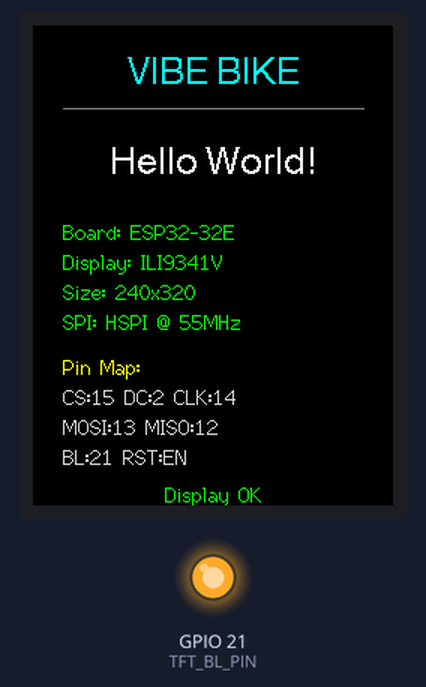
This sketch was run on a simulated ESP32. On the bench: 240×320 colour display, output pins drawn as LEDs (lit = HIGH). What the sketch prints to the serial monitor is not drawn.

Above: at 0.3 s.

The sketch:

hello_world.ino
```cpp
// hello_world.ino — VB-006: Display Hello World on ESP32-32E 2.8" ILI9341V
// Verifies TFT_eSPI config and display wiring are correct.
// Board: ESP32-32E with ILI9341V (240x320)
// Build: arduino-cli compile -b esp32:esp32:esp32 firmware/hello_world

#include <TFT_eSPI.h>

TFT_eSPI tft = TFT_eSPI();

// Backlight pin
#define TFT_BL_PIN 21

void setup() {
  Serial.begin(115200);
  Serial.println("VB-006: Hello World Display Test");

  // Turn on backlight
  pinMode(TFT_BL_PIN, OUTPUT);
  digitalWrite(TFT_BL_PIN, HIGH);

  // Initialize display
  tft.init();
  tft.setRotation(0);  // Portrait: 240w x 320h
  tft.fillScreen(TFT_BLACK);

  // Title
  tft.setTextColor(TFT_CYAN, TFT_BLACK);
  tft.setTextDatum(TC_DATUM);  // Top center
  tft.drawString("VIBE BIKE", 120, 20, 4);

  // Divider line
  tft.drawLine(20, 55, 220, 55, TFT_DARKGREY);

  // Hello World message
  tft.setTextColor(TFT_WHITE, TFT_BLACK);
  tft.drawString("Hello World!", 120, 80, 4);

  // Board info
  tft.setTextColor(TFT_GREEN, TFT_BLACK);
  tft.setTextDatum(TL_DATUM);  // Top left
  tft.drawString("Board: ESP32-32E", 20, 130, 2);
  tft.drawString("Display: ILI9341V", 20, 150, 2);
  tft.drawString("Size: 240x320", 20, 170, 2);
  tft.drawString("SPI: HSPI @ 55MHz", 20, 190, 2);

  // Pin mapping
  tft.setTextColor(TFT_YELLOW, TFT_BLACK);
  tft.drawString("Pin Map:", 20, 220, 2);
  tft.setTextColor(TFT_LIGHTGREY, TFT_BLACK);
  tft.drawString("CS:15 DC:2 CLK:14", 20, 240, 2);
  tft.drawString("MOSI:13 MISO:12", 20, 260, 2);
  tft.drawString("BL:21 RST:EN", 20, 280, 2);

  // Status
  tft.setTextColor(TFT_GREEN, TFT_BLACK);
  tft.setTextDatum(TC_DATUM);
  tft.drawString("Display OK", 120, 305, 2);

  Serial.println("Display initialized. If you see text, TFT_eSPI is configured correctly.");
}

void loop() {
  // Nothing to do — static display test
  delay(1000);
}
```
